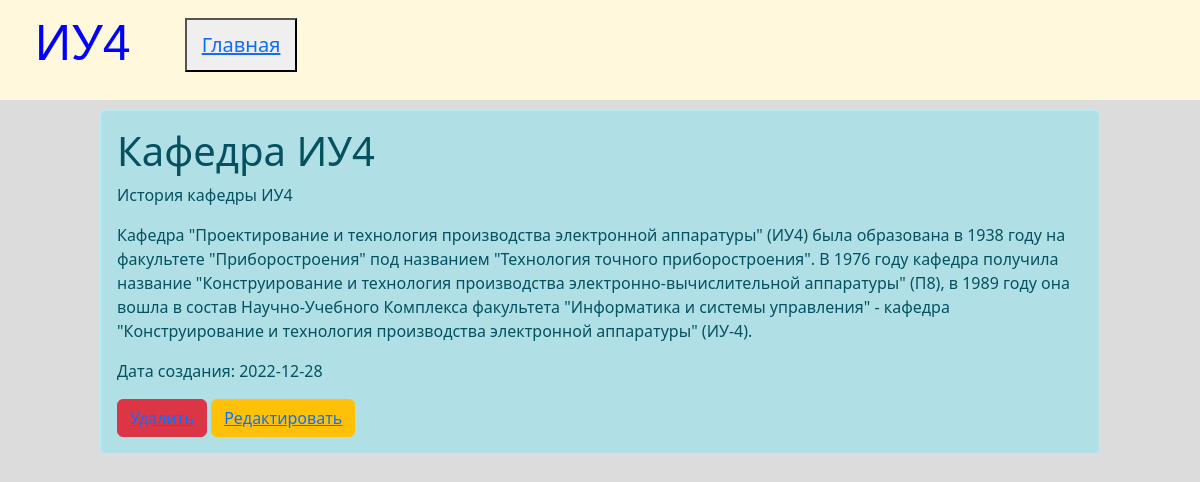
/1 (signed in), run on the app's committed database.
### modules.py (models this page shows, shortened)
class Posts(db.Model):
    id = db.Column(db.Integer, primary_key = True)
    post_name = db.Column(db.Text, unique = True)
    intro = db.Column(db.Text, unique = True)
    post = db.Column(db.Text, unique = True)
    date = db.Column(db.DateTime, default=datetime.utcnow)

### app.py (the view)
@app.route('/<int:id>')
@login_required
def post_detail(id):
    posts = Posts.query.get(id)
    return render_template('posts.html', post=posts)

### app.py (called while the page is built)
@app.after_request
def redirect_to(responce):
    if responce.status_code == 401:
        return redirect('/login')
    return responce

### modules.py (called while the page is built)
@manager.user_loader
def load_user(user_id):
    return Users.query.get(user_id)

### templates/posts.html (shortened to what this page needs)
<!DOCTYPE html>
<html lang="en">
<head>
    <link href="https://cdn.jsdelivr.net/npm/bootstrap@5.2.1/dist/css/bootstrap.min.css" rel="stylesheet">
    <link rel="stylesheet" type="text/css" href="{{ url_for('static', filename='index.css') }}">
</head>
<body>
    <header style="margin-bottom: 10px">
        <div class="ALl_header_menu">
            <div class="Logo">
                <h1>ИУ4</h1>
            </div>
            <button type="button" class="ind">
                <a href='/'>Главная</a>
            </button>
        </div>
    </header>
  <div class="alert alert-info" style="width: 1000px; margin: 0 auto; margin-bottom: 10px">
        <h1>{{ post.post_name }}</h1>
        <p>{{ post.intro }}</p>
        <p> {{ post.post }}</p>
        <p>Дата создания: {{ post.date.date() }} </p>
        <button class="btn btn-danger"><a href="/{{ post.id }}/delete">Удалить</a></button>
        <button class="btn btn-warning"><a href="/{{ post.id }}/update">Редактировать</a></button>
    </div>
</body>
</html>

### static/index.css (style rules this page uses)
* { margin: 0; padding 0; }
body { background: #DCDCDC; color: #0000FF; }
header { display: flex; background-color: #FFF8DC; color: black; width: 100%; height: 100px; }
.Logo { margin-top: 13px; margin-left: 35px; display: inline-block; vertical-align: middle; }
.ind { font-size: 20px; padding: 10px 15px; margin-top: 9px; margin-left: 50px; display: inline-block; vertical-align: middle; }
.Logo h1 { vertical-align: middle; font-family: arial; font-size: 50px; color: #0000FF; }
.alert { background-color: #B0E0E6; width: 500px; }

### data on the page
Posts: post_name "Кафедра ИУ4", intro "История кафедры ИУ4", post "Кафедра \"Проектирование и технология производства электронной аппаратуры\" (ИУ4) была образована в 1938 году на факультете \"Приборостроения\" под названием \"Технология точного приборостроения\". В 1976 году кафедра получила название \"Конструирование и технология производства электронно-вычислительной аппаратуры\" (П8), в 1989 году она вошла в состав Научно-Учебного Комплекса факультета \"Информатика и системы управления\" - кафедра \"Конструирование и технология производcтва электронной аппаратуры\" (ИУ-4).", date "2022-12-28"
